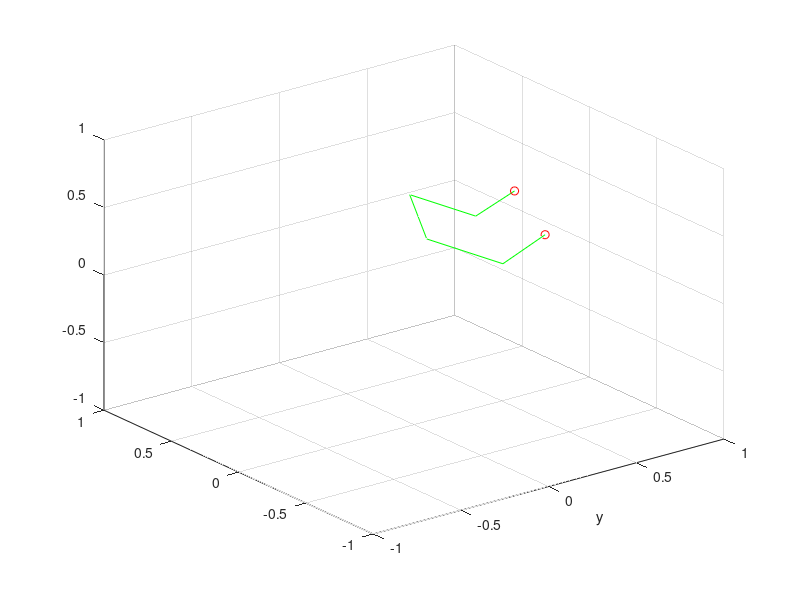

Source code (MATLAB):
% close all
load('coorddatasync.mat')
data=datasyn;

for j=1:size(data,2)
   signal=datasyn(:,j);
   data(:,j)=movmean(signal,10);
    
end
    
partnum=33;
xindex=(1:partnum)*3-2;% 1 horizontal in frame
yindex=(1:partnum)*3;% 3 depth info 
zindex=(1:partnum)*3-1;% 2 vetical in frame
body1=[12,13];

b1direction0=[mean(mean(data(:,xindex(12))))-mean(mean(data(:,xindex(13)))),...
    mean(mean(data(:,yindex(12))))-mean(mean(data(:,yindex(13)))),...
    mean(mean(data(:,zindex(12))))-mean(mean(data(:,zindex(13))))];
xyz_p=cell(1,size(data,1));
for i=1:size(data,1)
    xyz=zeros(7,2);
    xyz(1,1)=(data(i,xindex(12))+data(i,xindex(13)))/2;
    xyz(1,2)=(data(i,yindex(12))+data(i,yindex(13)))/2;
    xyz(1,3)=(data(i,zindex(12))+data(i,zindex(13)))/2;
    
    xyz(2,:)=xyz(1,:)+([data(i,xindex(13)),data(i,yindex(13)),data(i,zindex(13))]-xyz(1,:))...
        /norm([data(i,xindex(13)),data(i,yindex(13)),data(i,zindex(13))]-xyz(1,:))*0.3.*[1,1,0];
    xyz(5,:)=xyz(1,:)+([data(i,xindex(12)),data(i,yindex(12)),data(i,zindex(12))]-xyz(1,:))...
        /norm([data(i,xindex(12)),data(i,yindex(12)),data(i,zindex(12))]-xyz(1,:))*0.3.*[1,1,0];
    
    vec23=[data(i,xindex(15)),data(i,yindex(15)),data(i,zindex(15))]-[data(i,xindex(13)),data(i,yindex(13)),data(i,zindex(13))];
    vec56=[data(i,xindex(14)),data(i,yindex(14)),data(i,zindex(14))]-[data(i,xindex(12)),data(i,yindex(12)),data(i,zindex(12))];
    
    xyz(3,:)=xyz(2,:)+vec23/norm(vec23)*0.4;
    xyz(6,:)=xyz(5,:)+vec56/norm(vec56)*0.4;
    
    vec34=[data(i,xindex(17)),data(i,yindex(17)),data(i,zindex(17))]-[data(i,xindex(15)),data(i,yindex(15)),data(i,zindex(15))];
    vec67=[data(i,xindex(16)),data(i,yindex(16)),data(i,zindex(16))]-[data(i,xindex(14)),data(i,yindex(14)),data(i,zindex(14))];
    
    xyz(4,:)=xyz(3,:)+vec34/norm(vec34)*0.3;
    xyz(7,:)=xyz(6,:)+vec67/norm(vec67)*0.3;
    xyz(:,3)=-xyz(:,3);
    xyz_p{i}=xyz;
end

lineindex=[4,3,2,1,5,6,7];
fistindex=[4,7];
f1=figure();
for frame=1:1:400
% for frame=20
clf(f1)
xyz=xyz_p{frame};

plot3(xyz(lineindex,1),xyz(lineindex,2),xyz(lineindex,3),'g-')
hold on
plot3(xyz(fistindex,1),xyz(fistindex,2),xyz(fistindex,3),'ro')
hold on

% view([cos(0.01*frame),sin(0.01*frame),0])
view(3)
xlim([-1,1])
ylim([-1,1])
zlim([-1,1])

grid on
pause(0.01)
xlabel('x')
xlabel('y')
drawnow
end
save('coordsprocessed','xyz_p')